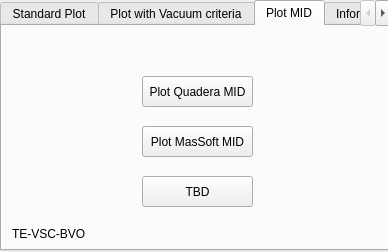
<?xml version="1.0" encoding="UTF-8"?>
<ui version="4.0">
 <class>Dialog</class>
 <widget class="QDialog" name="Dialog">
  <property name="enabled">
   <bool>true</bool>
  </property>
  <property name="geometry">
   <rect>
    <x>0</x>
    <y>0</y>
    <width>388</width>
    <height>252</height>
   </rect>
  </property>
  <property name="minimumSize">
   <size>
    <width>0</width>
    <height>0</height>
   </size>
  </property>
  <property name="windowTitle">
   <string>Dialog</string>
  </property>
  <property name="windowOpacity">
   <double>1.000000000000000</double>
  </property>
  <widget class="QTabWidget" name="tabWidget">
   <property name="geometry">
    <rect>
     <x>0</x>
     <y>0</y>
     <width>391</width>
     <height>251</height>
    </rect>
   </property>
   <property name="currentIndex">
    <number>2</number>
   </property>
   <property name="movable">
    <bool>true</bool>
   </property>
   <widget class="QWidget" name="tab">
    <attribute name="title">
     <string>Standard Plot</string>
    </attribute>
    <widget class="QPushButton" name="pushButton_3">
     <property name="geometry">
      <rect>
       <x>80</x>
       <y>80</y>
       <width>211</width>
       <height>31</height>
      </rect>
     </property>
     <property name="text">
      <string>Plot scan normalized to Hydrogen</string>
     </property>
    </widget>
    <widget class="QPushButton" name="pushButton">
     <property name="geometry">
      <rect>
       <x>80</x>
       <y>29</y>
       <width>211</width>
       <height>31</height>
      </rect>
     </property>
     <property name="font">
      <font>
       <family>Verdana</family>
      </font>
     </property>
     <property name="cursor">
      <cursorShape>PointingHandCursor</cursorShape>
     </property>
     <property name="text">
      <string>Standard Plot</string>
     </property>
    </widget>
    <widget class="QPushButton" name="pushButton_2">
     <property name="geometry">
      <rect>
       <x>80</x>
       <y>130</y>
       <width>211</width>
       <height>31</height>
      </rect>
     </property>
     <property name="font">
      <font>
       <family>Verdana</family>
      </font>
     </property>
     <property name="cursor">
      <cursorShape>PointingHandCursor</cursorShape>
     </property>
     <property name="text">
      <string>Plot scan normalized to water</string>
     </property>
    </widget>
    <widget class="QLabel" name="label">
     <property name="geometry">
      <rect>
       <x>10</x>
       <y>280</y>
       <width>59</width>
       <height>16</height>
      </rect>
     </property>
     <property name="text">
      <string>TE-VSC-BVO</string>
     </property>
    </widget>
    <widget class="QLabel" name="label_2">
     <property name="geometry">
      <rect>
       <x>10</x>
       <y>200</y>
       <width>81</width>
       <height>16</height>
      </rect>
     </property>
     <property name="text">
      <string>TE-VSC-BVO</string>
     </property>
    </widget>
   </widget>
   <widget class="QWidget" name="tab_2">
    <attribute name="title">
     <string>Plot with Vacuum criteria</string>
    </attribute>
    <widget class="QPushButton" name="pushButton_4">
     <property name="geometry">
      <rect>
       <x>90</x>
       <y>50</y>
       <width>211</width>
       <height>41</height>
      </rect>
     </property>
     <property name="text">
      <string> Vacuum acceptance limit before bake out</string>
     </property>
    </widget>
    <widget class="QPushButton" name="pushButton_5">
     <property name="geometry">
      <rect>
       <x>90</x>
       <y>110</y>
       <width>211</width>
       <height>41</height>
      </rect>
     </property>
     <property name="text">
      <string>Vacuum acceptance limit after bake out</string>
     </property>
    </widget>
    <widget class="QLabel" name="label_3">
     <property name="geometry">
      <rect>
       <x>10</x>
       <y>200</y>
       <width>81</width>
       <height>16</height>
      </rect>
     </property>
     <property name="text">
      <string>TE-VSC-BVO</string>
     </property>
    </widget>
   </widget>
   <widget class="QWidget" name="tab_3">
    <attribute name="title">
     <string>Plot MID</string>
    </attribute>
    <widget class="QPushButton" name="pushButton_7">
     <property name="geometry">
      <rect>
       <x>140</x>
       <y>50</y>
       <width>111</width>
       <height>31</height>
      </rect>
     </property>
     <property name="text">
      <string>Plot Quadera MID</string>
     </property>
    </widget>
    <widget class="QPushButton" name="pushButton_6">
     <property name="geometry">
      <rect>
       <x>140</x>
       <y>100</y>
       <width>111</width>
       <height>31</height>
      </rect>
     </property>
     <property name="text">
      <string>Plot MasSoft MID</string>
     </property>
    </widget>
    <widget class="QLabel" name="label_4">
     <property name="geometry">
      <rect>
       <x>10</x>
       <y>200</y>
       <width>81</width>
       <height>16</height>
      </rect>
     </property>
     <property name="text">
      <string>TE-VSC-BVO</string>
     </property>
    </widget>
    <widget class="QPushButton" name="pushButton_8">
     <property name="geometry">
      <rect>
       <x>140</x>
       <y>150</y>
       <width>111</width>
       <height>31</height>
      </rect>
     </property>
     <property name="text">
      <string>TBD</string>
     </property>
    </widget>
   </widget>
   <widget class="QWidget" name="tab_4">
    <attribute name="title">
     <string>Information</string>
    </attribute>
    <widget class="QTextBrowser" name="textBrowser">
     <property name="geometry">
      <rect>
       <x>0</x>
       <y>0</y>
       <width>381</width>
       <height>391</height>
      </rect>
     </property>
     <property name="html">
      <string>&lt;!DOCTYPE HTML PUBLIC &quot;-//W3C//DTD HTML 4.0//EN&quot; &quot;http://www.w3.org/TR/REC-html40/strict.dtd&quot;&gt;
&lt;html&gt;&lt;head&gt;&lt;meta name=&quot;qrichtext&quot; content=&quot;1&quot; /&gt;&lt;style type=&quot;text/css&quot;&gt;
p, li { white-space: pre-wrap; }
&lt;/style&gt;&lt;/head&gt;&lt;body style=&quot; font-family:'MS Shell Dlg 2'; font-size:8.25pt; font-weight:400; font-style:normal;&quot;&gt;
&lt;p align=&quot;center&quot; style=&quot; margin-top:0px; margin-bottom:0px; margin-left:0px; margin-right:0px; -qt-block-indent:0; text-indent:0px;&quot;&gt;&lt;span style=&quot; font-size:12pt; color:#000000;&quot;&gt;PyPlot Residual Gas Analyzers&lt;/span&gt;&lt;/p&gt;
&lt;p align=&quot;center&quot; style=&quot;-qt-paragraph-type:empty; margin-top:0px; margin-bottom:0px; margin-left:0px; margin-right:0px; -qt-block-indent:0; text-indent:0px; font-size:12pt; color:#000000;&quot;&gt;&lt;br /&gt;&lt;/p&gt;
&lt;p style=&quot; margin-top:0px; margin-bottom:0px; margin-left:0px; margin-right:0px; -qt-block-indent:0; text-indent:0px;&quot;&gt;&lt;span style=&quot; font-size:11pt; color:#000000;&quot;&gt;Residual Gas analyzer compatibilities:&lt;/span&gt;&lt;/p&gt;
&lt;p style=&quot; margin-top:0px; margin-bottom:0px; margin-left:0px; margin-right:0px; -qt-block-indent:0; text-indent:0px;&quot;&gt;&lt;span style=&quot; font-size:11pt; color:#000000;&quot;&gt;- MasSoft(Hiden)&lt;/span&gt;&lt;/p&gt;
&lt;p style=&quot; margin-top:0px; margin-bottom:0px; margin-left:0px; margin-right:0px; -qt-block-indent:0; text-indent:0px;&quot;&gt;&lt;span style=&quot; font-size:11pt; color:#000000;&quot;&gt;- Quadera(Prisma, QMA, HiQuad)&lt;/span&gt;&lt;/p&gt;
&lt;p style=&quot;-qt-paragraph-type:empty; margin-top:0px; margin-bottom:0px; margin-left:0px; margin-right:0px; -qt-block-indent:0; text-indent:0px; font-size:11pt; color:#000000;&quot;&gt;&lt;br /&gt;&lt;/p&gt;
&lt;p style=&quot; margin-top:0px; margin-bottom:0px; margin-left:0px; margin-right:0px; -qt-block-indent:0; text-indent:0px;&quot;&gt;&lt;span style=&quot; font-size:11pt; color:#000000;&quot;&gt;Excel format requirements:&lt;/span&gt;&lt;/p&gt;
&lt;p style=&quot; margin-top:0px; margin-bottom:0px; margin-left:0px; margin-right:0px; -qt-block-indent:0; text-indent:0px;&quot;&gt;&lt;span style=&quot; font-size:11pt; color:#000000;&quot;&gt;- The MasSoft's data are saved in CSV format, please keep this format and save just the cycle needed.&lt;/span&gt;&lt;/p&gt;
&lt;p style=&quot; margin-top:0px; margin-bottom:0px; margin-left:0px; margin-right:0px; -qt-block-indent:0; text-indent:0px;&quot;&gt;&lt;span style=&quot; font-size:11pt; color:#000000;&quot;&gt;- xlsx format only for the Quadera data.&lt;/span&gt;&lt;/p&gt;&lt;/body&gt;&lt;/html&gt;</string>
     </property>
    </widget>
   </widget>
  </widget>
 </widget>
 <resources/>
 <connections/>
</ui>
